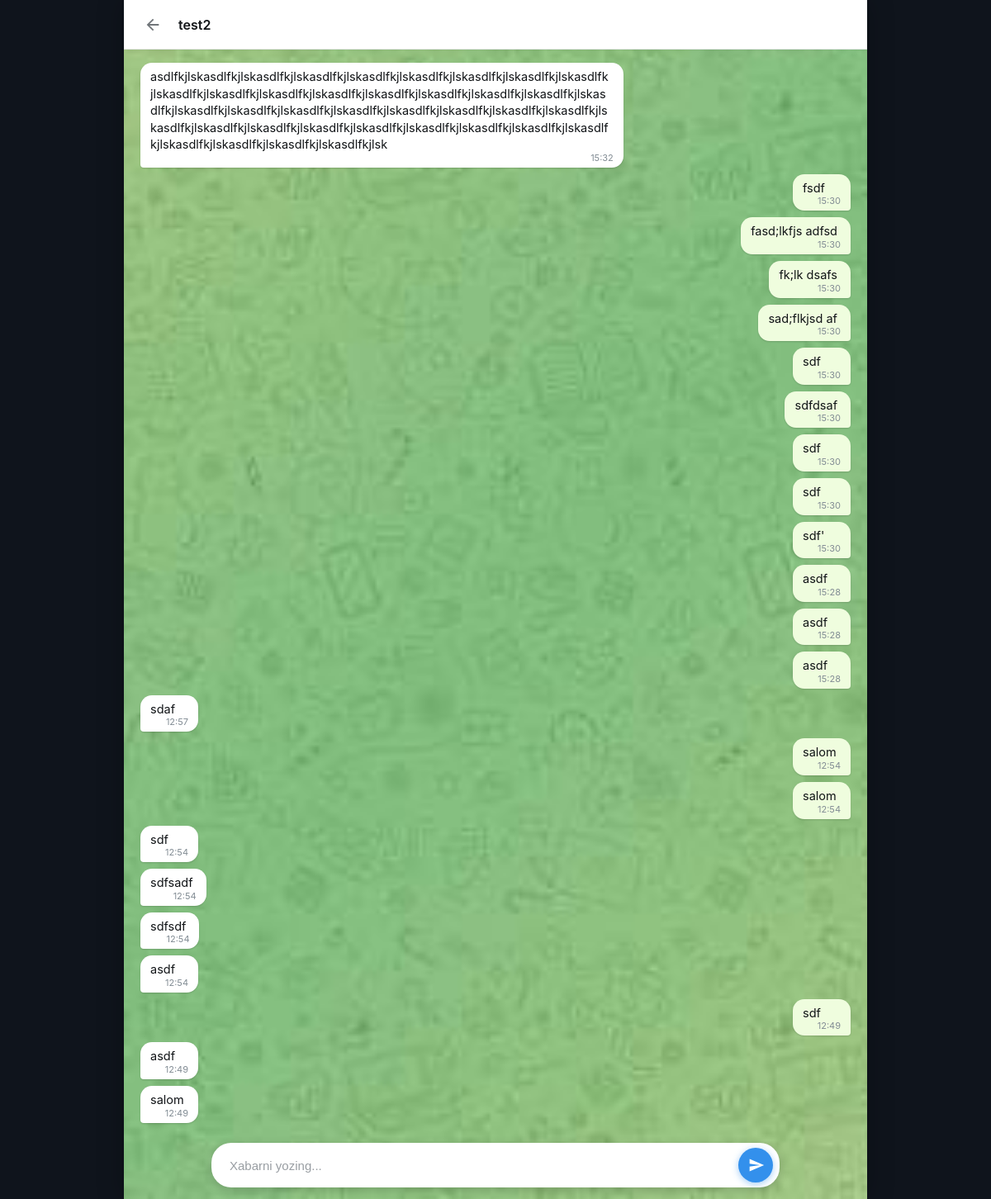
Page /chat/test2/ (signed in) on the committed database.
### chatapp/models.py (models this page shows)
class Message(models.Model):
    sender = models.ForeignKey(User, on_delete=models.CASCADE, related_name="send_messages")
    receiver = models.ForeignKey(User, on_delete=models.CASCADE, related_name="received_messages")
    text = models.TextField()
    timestamp = models.DateTimeField(auto_now_add=True)

### chatapp/views.py (the view)
# urls.py: path('chat/<str:username>/', chat, name="chat"),
@login_required(login_url='login')
def chat(request, username):
    other_user = User.objects.get(username=username)
    if request.method == 'POST':
        text = request.POST.get('text')
        if text and text.strip():
            Message.objects.create(sender=request.user, receiver=other_user, text=text.strip())
        return redirect(f"/chat/{username}/#bottom")
    reciever = User.objects.get(username=username)
    my_messsages = Message.objects.filter(sender_id=request.user.id, receiver_id=reciever.id)
    his_messages = Message.objects.filter(sender_id=reciever.id, receiver_id=request.user.id)
    messages = my_messsages | his_messages
    messages = messages.order_by('-timestamp')
    return render(request, 'chat.html', {'messages': messages, 'chat_user': username})

### templates/chat.html (shortened to what this page needs)
{% load static %}
<!DOCTYPE html>
<html lang="uz">
	<head>
	</head>
	<body>
		<div class="chat-window">
			<div class="chat-header">
				<div class="chat-header-left">
					<a href="{% url 'contact' %}" class="back-btn" title="Kontaktlar ro'yxatiga qaytish">
						<svg viewBox="0 0 24 24">
							<path d="M20 11H7.83l5.59-5.59L12 4l-8 8 8 8 1.41-1.41L7.83 13H20v-2z"/>
						</svg>
					</a>
					<div class="chat-user-details">
						<h2>{{ chat_user|default:"Chat" }}</h2>
					</div>
				</div>
			</div>
			<div class="messages-container" data-mr-realtime="1500">
				{% for msg in messages %}
					<div class="msg-wrapper {% if msg.sender == request.user %}sent{% else %}received{% endif %}">
						<div class="msg-bubble">
							<span class="msg-text">{{ msg.text }}</span>
							<div class="msg-meta">
								<span class="msg-time">{{ msg.timestamp|time:"H:i" }}</span>
							</div>
						</div>
					</div>
				{% empty %}
					<div class="empty-badge">
						Hali xabarlar yo'q. Birinchi xabarni yozing! 👋
					</div>
				{% endfor %}
			</div>
			<div class="input-wrapper">
				<form method="POST" class="chat-input-bar">
					<input type="text" name="text" class="input-field" placeholder="Xabarni yozing..." required autocomplete="off" autofocus>
					<button type="submit" class="send-btn" title="Yuborish">
						<svg viewBox="0 0 24 24">
							<path d="M2.01 21L23 12 2.01 3 2 10l15 2-15 2z"/>
						</svg>
					</button>
				</form>
			</div>
		</div>
	</body>
</html>

### rows in the picture
Message: text "asdlfkjlskasdlfkjlskasdlfkjlskasdlfkjlskasdlfkjlskasdlfkjlskasdlfkjlskasdlfkjlskasdlfkjlskasdlfkjlskasdlfkjlskasdlfkjlskasdlfkjlskasdlfkjlskasdlfkjlskasdlfkjlskasdlfkjlskasdlfkjlskasdlfkjlskasdlfkjlskasdlfkjlskasdlfkjlskasdlfkjlskasdlfkjlskasdlfkjlskasdlfkjlskasdlfkjlskasdlfkjlskasdlfkjlskasdlfkjlskasdlfkjlskasdlfkjlskasdlfkjlskasdlfkjlskasdlfkjlskasdlfkjlskasdlfkjlskasdlfkjlskasdlfkjlsk", timestamp "15:32"
Message: text "fsdf", timestamp "15:30"
Message: text "fasd;lkfjs adfsd", timestamp "15:30"
Message: text "fk;lk dsafs", timestamp "15:30"
Message: text "sad;flkjsd af", timestamp "15:30"
Message: text "sdf", timestamp "15:30"
Message: text "sdfdsaf", timestamp "15:30"
Message: text "sdf", timestamp "15:30"
Message: text "sdf", timestamp "15:30"
Message: text "sdf'", timestamp "15:30"
Message: text "asdf", timestamp "15:28"
Message: text "asdf", timestamp "15:28"
Message: text "asdf", timestamp "15:28"
Message: text "sdaf", timestamp "12:57"
Message: text "salom", timestamp "12:54"
Message: text "salom", timestamp "12:54"
Message: text "sdf", timestamp "12:54"
Message: text "sdfsadf", timestamp "12:54"
Message: text "sdfsdf", timestamp "12:54"
Message: text "asdf", timestamp "12:54"
Message: text "sdf", timestamp "12:49"
Message: text "asdf", timestamp "12:49"
Message: text "salom", timestamp "12:49"

### other values in the picture
{{ chat_user|default:"Chat" }} "test2"
